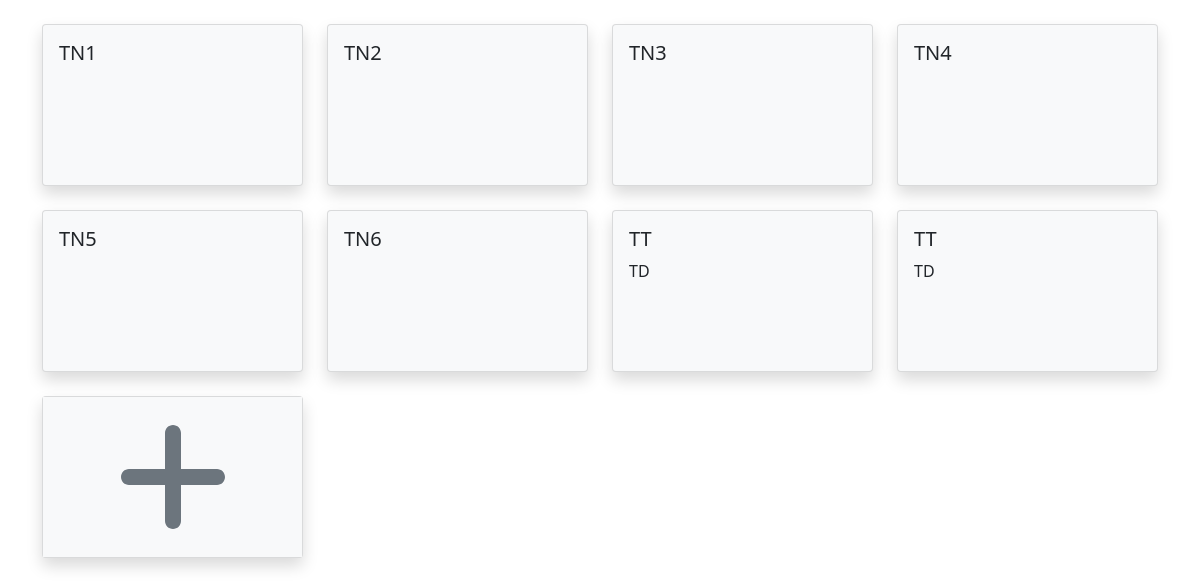
Before: /trackers (signed in) with the older database file.
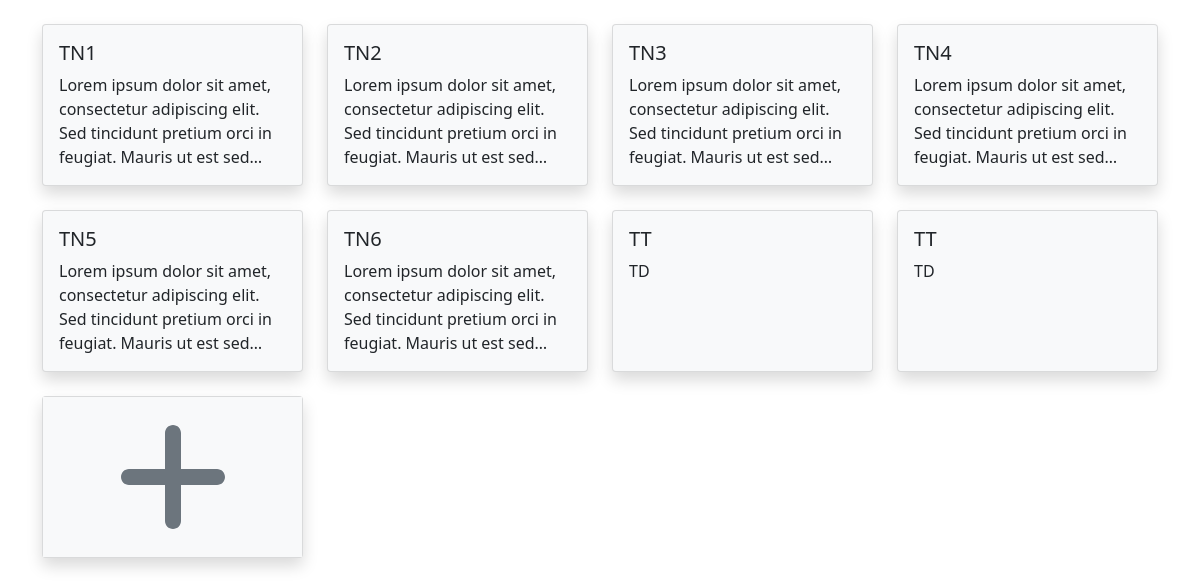
After: the same page with the newer database file.
### models/models.py (models this page shows)
class TrackerModel(db.Model):
    __tablename__ = "trackers"
    t_id = db.Column(db.Integer(), primary_key=True)
    t_name = db.Column(db.String(64), nullable=False)
    t_desc = db.Column(db.String(256))
    t_type = db.Column(db.Integer(), db.ForeignKey("tracker_types.tt_id", ondelete="CASCADE"), nullable=False)
    t_user = db.Column(db.Integer(), db.ForeignKey("users.id", ondelete="CASCADE"), nullable=False)
    t_type_name = db.relationship("TrackerTypes", uselist=False)
    t_unit = db.relationship("TrackerUnit", cascade="all, delete", uselist=False)
    t_options = db.relationship("TrackerOptions", cascade="all, delete")
    t_logs = db.relationship("TrackerLogs", cascade="all, delete")

### views/views.py (the view)
@app.route("/trackers", methods=["GET"])
@login_required
def trackers():
    trackers = db.session.query(TrackerModel.t_id, TrackerModel.t_name, TrackerModel.t_desc).filter(TrackerModel.t_user == current_user.id).all()
    return render_template("trackers/main.html", user=current_user, trackers=trackers)

### auth/auth.py (called while the page is built)
@login.user_loader
def load_user(id):
    return UserModel.query.get(int(id))

### templates/trackers/main.html (shortened to what this page needs)
<!DOCTYPE html>
<html lang="en">
    <head>
        <link rel="stylesheet" href="{{ url_for('static', filename='css/bootstrap.min.css')}}">
        <link rel="stylesheet" href="{{ url_for('static', filename='css/fontawesome.all.min.css')}}">
        <link rel="stylesheet" href="{{ url_for('static', filename='css/card.css')}}">
    </head>
    <body>
        <div class="container">
            <div class="row pt-4">
                {% for tracker in trackers %}
                <div class="col-sm-12 col-md-6 col-lg-4 col-xl-3 d-flex">
                    <div class="card bg-light shadow hover-overlay flex-fill mb-4">
                        <a href="/trackers/view?id={{ tracker.t_id }}" class="card-link">
                            <div class="card-body">
                                <h5 class="card-title">{{ tracker.t_name }}</h5>
                                <p class="card-text">{{ tracker.t_desc }}</p>
                            </div>
                        </a>
                    </div>
                </div>
                {% endfor %}
                <div class="col-sm-12 col-md-6 col-lg-4 col-xl-3 d-flex">
                    <div class="card bg-light shadow hover-overlay flex-fill mb-4">
                        <a href="/trackers/add" class="card-link">
                            <div class="card-body bg-light d-flex align-items-center justify-content-center">
                                <i class="fa-solid fa-plus fa-8x text-secondary"></i>
                            </div>
                        </a>
                    </div>
                </div>
            </div>
        </div>
    </body>
</html>

### static/css/card.css (style rules this page uses)
.card { transition: transform 0.2s ease; }
.card-link { color: inherit; text-decoration: inherit; }
.card-text { display: -webkit-box; -webkit-line-clamp: 4; -webkit-box-orient: vertical; overflow: hidden; height: 6em; line-height: 1.5; }

Changed rows visible on the page:
changed TrackerModel "TN1": t_desc (not shown) → "Lorem ipsum dolor sit amet, consectetur adipiscing elit. Sed tincidunt pretium orci in feugiat. Mauris ut est…"
changed TrackerModel "TN2": t_desc (not shown) → "Lorem ipsum dolor sit amet, consectetur adipiscing elit. Sed tincidunt pretium orci in feugiat. Mauris ut est…"
changed TrackerModel "TN3": t_desc (not shown) → "Lorem ipsum dolor sit amet, consectetur adipiscing elit. Sed tincidunt pretium orci in feugiat. Mauris ut est…"
changed TrackerModel "TN4": t_desc (not shown) → "Lorem ipsum dolor sit amet, consectetur adipiscing elit. Sed tincidunt pretium orci in feugiat. Mauris ut est…"
changed TrackerModel "TN5": t_desc (not shown) → "Lorem ipsum dolor sit amet, consectetur adipiscing elit. Sed tincidunt pretium orci in feugiat. Mauris ut est…"
changed TrackerModel "TN6": t_desc (not shown) → "Lorem ipsum dolor sit amet, consectetur adipiscing elit. Sed tincidunt pretium orci in feugiat. Mauris ut est…"
